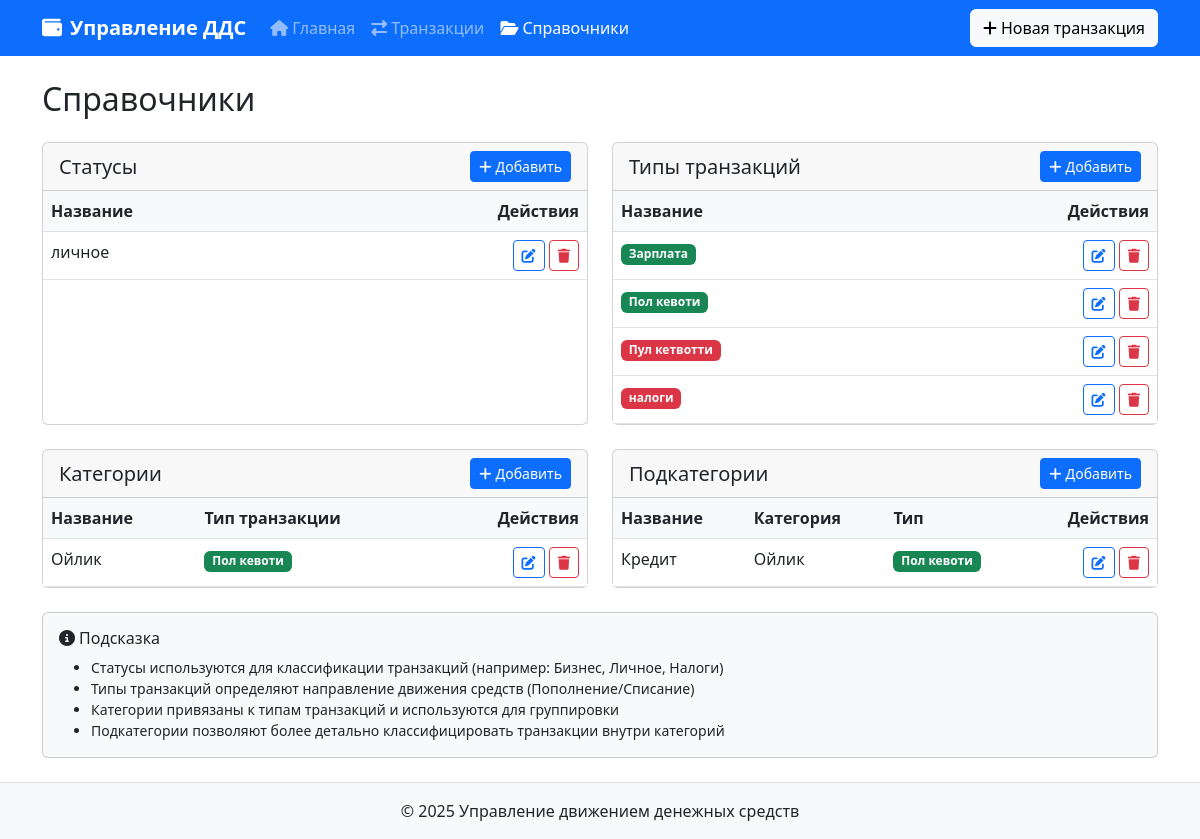
Before: /directories/ with the older database file.
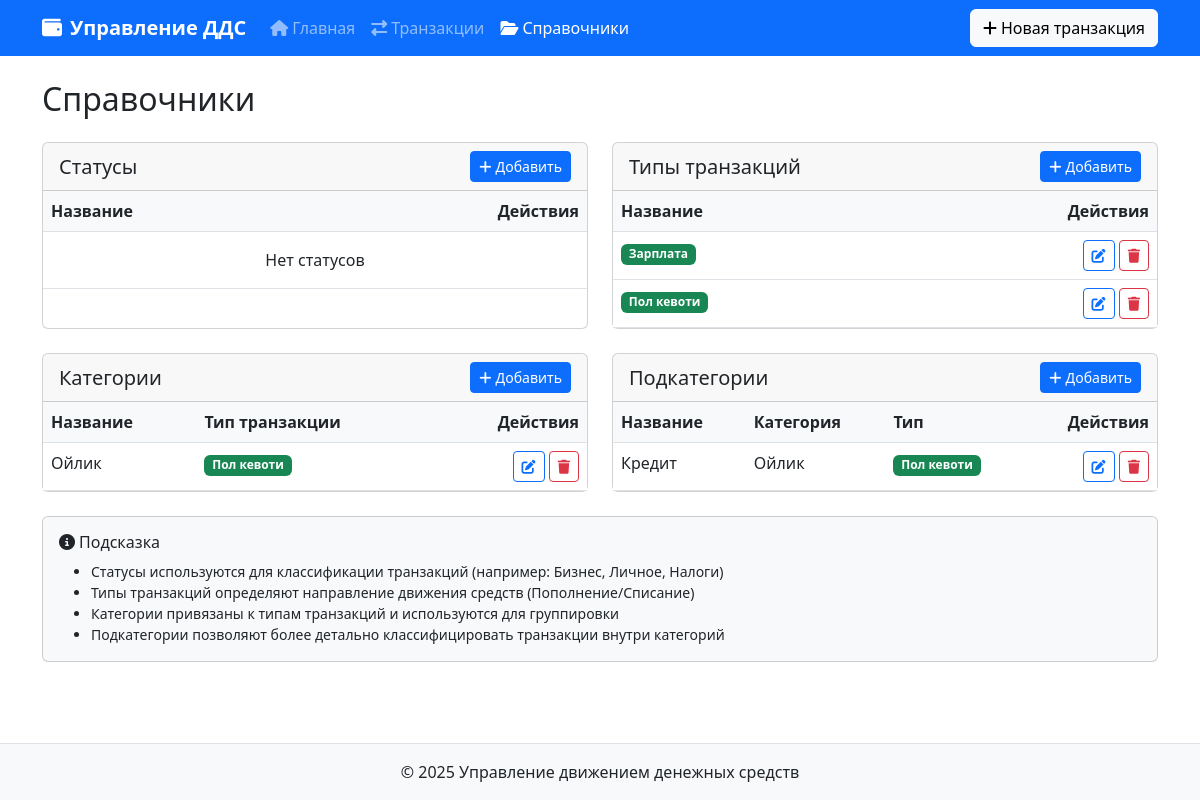
After: the same page with the newer database file.
### core/models.py (models this page shows, shortened)
class Status(models.Model):
    name = models.CharField(max_length=100, unique=True, verbose_name="Название")
    class Meta:
        verbose_name = "Статус"
        verbose_name_plural = "Статусы"
        ordering = ['name']

class TransactionType(models.Model):
    name = models.CharField(max_length=100, unique=True, verbose_name="Название")
    is_income = models.BooleanField(default=False, verbose_name="Тип пополнения")
    class Meta:
        verbose_name = "Тип транзакции"
        verbose_name_plural = "Типы транзакций"
        ordering = ['name']

class Category(models.Model):
    name = models.CharField(max_length=100, verbose_name="Название")
    transaction_type = models.ForeignKey(
        TransactionType,
        on_delete=models.CASCADE,
        related_name='categories',
        verbose_name="Тип транзакции"
    )
    class Meta:
        verbose_name = "Категория"
        verbose_name_plural = "Категории"
        ordering = ['name']
        unique_together = ['name', 'transaction_type']

class Subcategory(models.Model):
    name = models.CharField(max_length=100, verbose_name="Название")
    category = models.ForeignKey(
        Category,
        on_delete=models.CASCADE,
        related_name='subcategories',
        verbose_name="Категория"
    )
    class Meta:
        verbose_name = "Подкатегория"
        verbose_name_plural = "Подкатегории"
        ordering = ['name']
        unique_together = ['name', 'category']

### core/views.py (the view)
# urls.py: path('directories/', views.DirectoryListView.as_view(), name='directory_list'),
class DirectoryListView(TemplateView):
    template_name = 'directory/list.html'
    def get_context_data(self, **kwargs):
        context = super().get_context_data(**kwargs)
        context.update({
            'statuses': Status.objects.all(),
            'transaction_types': TransactionType.objects.all(),
            'categories': Category.objects.select_related('transaction_type').all(),
            'subcategories': Subcategory.objects.select_related('category').all()
        })
        return context

### core/templates/directory/list.html (shortened to what the changed rows need)
{% extends 'base.html' %}
{% block page_title %}Справочники{% endblock %}
{% block content %}
<div class="row">
    <div class="col-md-6 mb-4">
        <div class="card h-100">
            <div class="card-body p-0">
                <div class="table-responsive">
                    <table class="table table-hover mb-0">
                        <thead>
                            <tr>
                                <th>Название</th>
                                <th class="text-end">Действия</th>
                            </tr>
                        </thead>
                        <tbody>
                            {% for status in statuses %}
                            <tr>
                                <td>{{ status.name }}</td>
                                <td class="text-end">
                                    <a href="{% url 'status_edit' status.id %}" class="btn btn-sm btn-outline-primary" data-bs-toggle="tooltip" title="Редактировать">
                                        <i class="fas fa-edit"></i>
                                    </a>
                                    <a href="{% url 'status_delete' status.id %}" class="btn btn-sm btn-outline-danger" data-bs-toggle="tooltip" title="Удалить">
                                        <i class="fas fa-trash"></i>
                                    </a>
                                </td>
                            </tr>
                            {% empty %}
                            <tr>
                                <td colspan="2" class="text-center py-3">Нет статусов</td>
                            </tr>
                            {% endfor %}
                        </tbody>
                    </table>
                </div>
            </div>
        </div>
    </div>
    <div class="col-md-6 mb-4">
        <div class="card h-100">
            <div class="card-body p-0">
                <div class="table-responsive">
                    <table class="table table-hover mb-0">
                        <thead>
                            <tr>
                                <th>Название</th>
                                <th class="text-end">Действия</th>
                            </tr>
                        </thead>
                        <tbody>
                            {% for type in transaction_types %}
                            <tr>
                                <td>
                                    <span class="badge {% if type.is_income %}bg-success{% else %}bg-danger{% endif %}">
                                        {{ type.name }}
                                    </span>
                                </td>
                                <td class="text-end">
                                    <a href="{% url 'transaction_type_edit' type.id %}" class="btn btn-sm btn-outline-primary" data-bs-toggle="tooltip" title="Редактировать">
                                        <i class="fas fa-edit"></i>
                                    </a>
                                    <a href="{% url 'transaction_type_delete' type.id %}" class="btn btn-sm btn-outline-danger" data-bs-toggle="tooltip" title="Удалить">
                                        <i class="fas fa-trash"></i>
                                    </a>
                                </td>
                            </tr>
                            {% empty %}
                            <tr>
                                <td colspan="2" class="text-center py-3">Нет типов транзакций</td>
                            </tr>
                            {% endfor %}
                        </tbody>
                    </table>
                </div>
            </div>
        </div>
    </div>
    <div class="col-md-6 mb-4">
        <div class="card h-100">
            <div class="card-body p-0">
                <div class="table-responsive">
                    <table class="table table-hover mb-0">
                        <thead>
                            <tr>
                                <th>Название</th>
                                <th>Тип транзакции</th>
                                <th class="text-end">Действия</th>
                            </tr>
                        </thead>
                        <tbody>
                            {% for category in categories %}
                            <tr>
                                <td>{{ category.name }}</td>
                                <td>
                                    <span class="badge {% if category.transaction_type.is_income %}bg-success{% else %}bg-danger{% endif %}">
                                        {{ category.transaction_type.name }}
                                    </span>
                                </td>
                                <td class="text-end">
                                    <a href="{% url 'category_edit' category.id %}" class="btn btn-sm btn-outline-primary" data-bs-toggle="tooltip" title="Редактировать">
                                        <i class="fas fa-edit"></i>
                                    </a>
                                    <a href="{% url 'category_delete' category.id %}" class="btn btn-sm btn-outline-danger" data-bs-toggle="tooltip" title="Удалить">
                                        <i class="fas fa-trash"></i>
                                    </a>
                                </td>
                            </tr>
                            {% empty %}
                            <tr>
                                <td colspan="3" class="text-center py-3">Нет категорий</td>
                            </tr>
                            {% endfor %}
                        </tbody>
                    </table>
                </div>
            </div>
        </div>
    </div>
    <div class="col-md-6 mb-4">
        <div class="card h-100">
            <div class="card-body p-0">
                <div class="table-responsive">
                    <table class="table table-hover mb-0">
                        <thead>
                            <tr>
                                <th>Название</th>
                                <th>Категория</th>
                                <th>Тип</th>
                                <th class="text-end">Действия</th>
                            </tr>
                        </thead>
                        <tbody>
                            {% for subcategory in subcategories %}
                            <tr>
                                <td>{{ subcategory.name }}</td>
                                <td>{{ subcategory.category.name }}</td>
                                <td>
                                    <span class="badge {% if subcategory.category.transaction_type.is_income %}bg-success{% else %}bg-danger{% endif %}">
                                        {{ subcategory.category.transaction_type.name }}
                                    </span>
                                </td>
                                <td class="text-end">
                                    <a href="{% url 'subcategory_edit' subcategory.id %}" class="btn btn-sm btn-outline-primary" data-bs-toggle="tooltip" title="Редактировать">
                                        <i class="fas fa-edit"></i>
                                    </a>
                                    <a href="{% url 'subcategory_delete' subcategory.id %}" class="btn btn-sm btn-outline-danger" data-bs-toggle="tooltip" title="Удалить">
                                        <i class="fas fa-trash"></i>
                                    </a>
                                </td>
                            </tr>
                            {% empty %}
                            <tr>
                                <td colspan="4" class="text-center py-3">Нет подкатегорий</td>
                            </tr>
                            {% endfor %}
                        </tbody>
                    </table>
                </div>
            </div>
        </div>
    </div>
</div>
{% endblock %}

Changed rows visible on the page:
removed Status: name "личное"
removed TransactionType: name "Пул кетвотти", is_income False (drawn)
removed TransactionType: name "налоги", is_income False (drawn)
Other visible differences:
text now shown: "Нет статусов"
